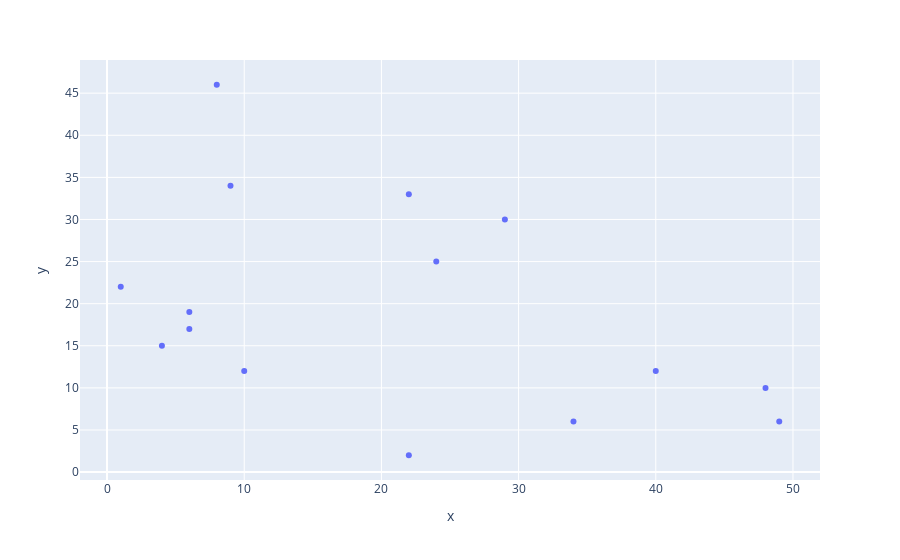

Write notebook code for a chart like this one.
### Markdown cell above
### This is a plotly graph

### Code cell
import plotly.express as px
import numpy
import random
fig = px.scatter(x=numpy.random.randint(1, 50, 15), 
                 y=numpy.random.randint(1, 50, 15))
fig.show()

### Figure 1 — Plotly figure (JSON) as saved in the notebook; plotly's stock layout.template omitted (floating-point values rounded to 4 significant figures)
{"data": [{"hovertemplate": "x=%{x}<br>y=%{y}<extra></extra>", "legendgroup": "", "marker": {"color": "#636efa", "symbol": "circle"}, "mode": "markers", "name": "", "orientation": "v", "showlegend": false, "type": "scatter", "x": [22, 10, 40, 48, 1, 29, 49, 6, 4, 9, 8, 24, 22, 6, 34], "xaxis": "x", "y": [33, 12, 12, 10, 22, 30, 6, 17, 15, 34, 46, 25, 2, 19, 6], "yaxis": "y"}], "layout": {"legend": {"tracegroupgap": 0}, "margin": {"t": 60}, "xaxis": {"anchor": "y", "domain": [0, 1], "title": {"text": "x"}}, "yaxis": {"anchor": "x", "domain": [0, 1], "title": {"text": "y"}}}}
